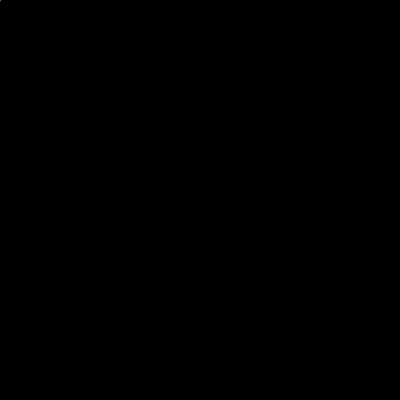
Frame 1 (no input)
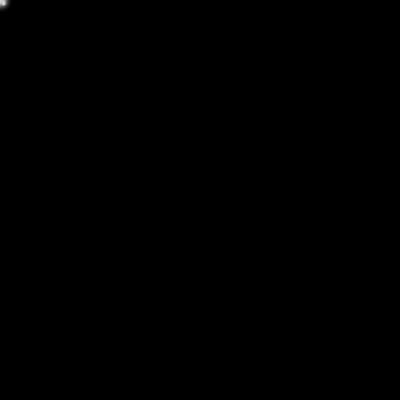
Frame 60 (the mouse pressed at the canvas centre just before this capture)
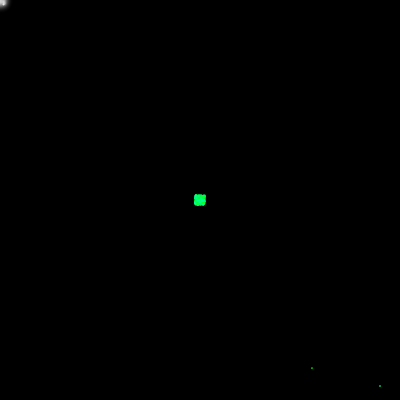
Frame 120 (the mouse held since frame 60 and released just before this capture)

The Processing sketch that drew these frames (run headless with seeded random() and noise(); from frame 60 on, the mouse is pressed at the canvas centre):

// Processing sketch: Ex_1_mouseinteraction_1
// ── Ex_1_mouseinteraction_1.pde
// Coding Art Book
// Yu Zhang + Mathias Funk, 2019

// mouse interaction 1 

void setup() {
  size(400, 400);
  background(0); 
  noStroke(); 
  colorMode(HSB);
}

void draw() {
  // only blur canvas if the mouse is not pressed
  filter(BLUR, mousePressed ? 0 : 1);
  // translate to mouse position
  translate(mouseX, mouseY);
  // compute the distance that the mouse
  // has moved this frame
  float size = 5 + dist(pmouseX, pmouseY, mouseX, mouseY);
  // generate sparkles
  for (int i = 0; i < 5; i++) {
    // draw colorful sparkles if mouse is pressed
    if (mousePressed) {
      fill(100 + random(-20, 20), 255, 255, 180);
    } else {
      fill(255, 180);
    }
    ellipse(size * random(-1, 1), size * random(-1, 1), 2, 2);
  }
}
